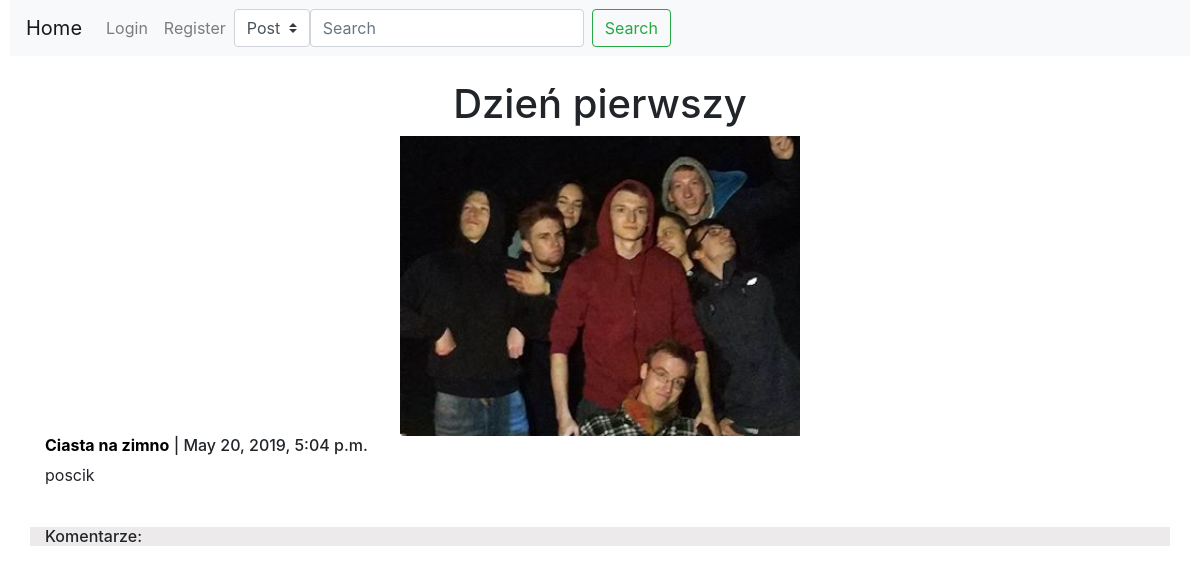
/post/33/, run on an earlier commit of the app's database.
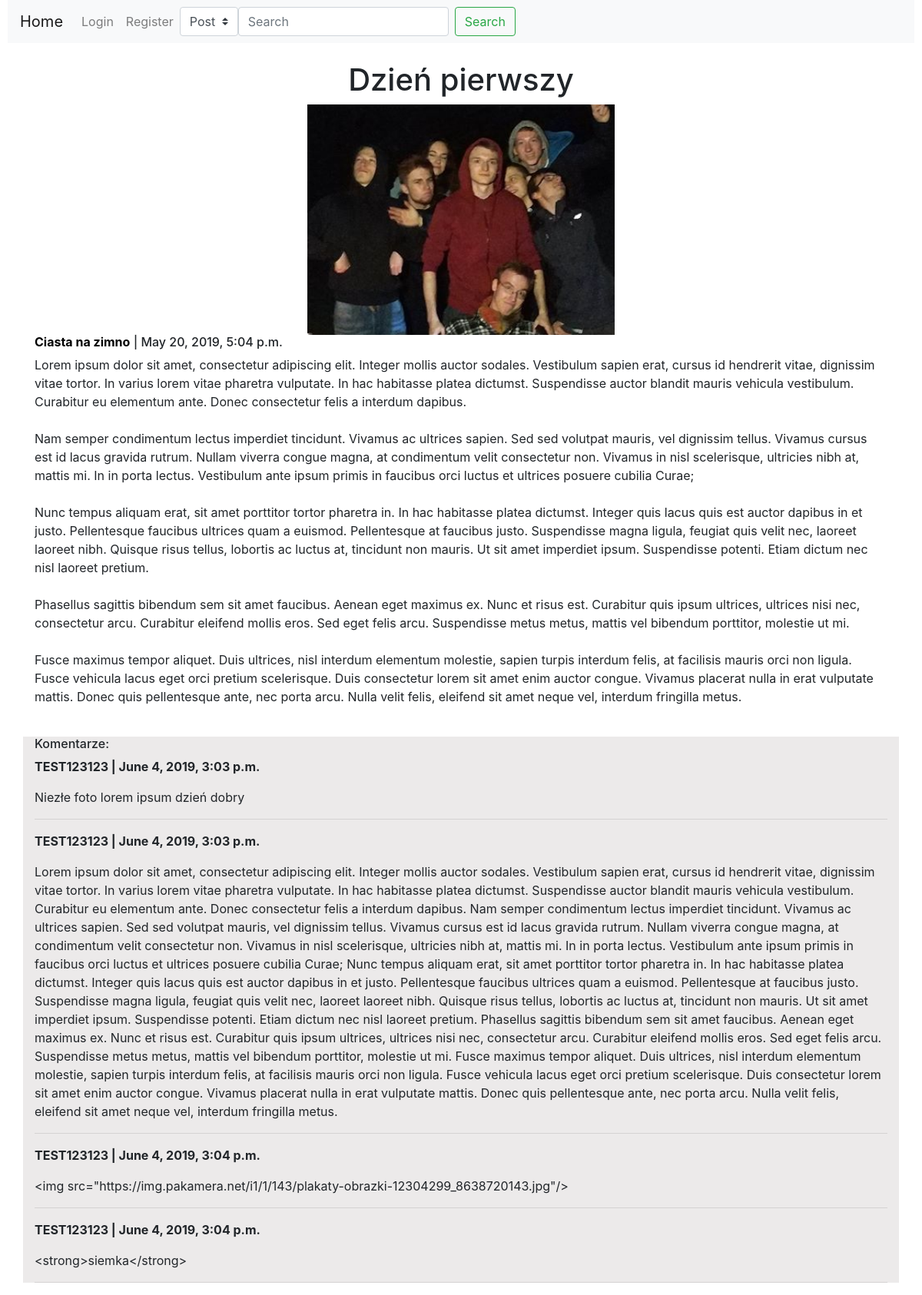
And on a later commit of the database.
### Blog/models.py (models this page shows)
class Post(models.Model):
    IDPost=models.AutoField(primary_key=True)
    Tytul=models.CharField(max_length=128)
    Tresc=models.TextField()
    Data=models.DateTimeField(default=timezone.now)
    IDBlog=models.ForeignKey(Blog,on_delete=models.CASCADE)
    Haslo=models.CharField(max_length=8,blank=True)
    Obraz=models.ImageField(upload_to=path_and_renamePost,default='Obrazki/default_pic.jpg',blank=True)

class Blog(models.Model):
    IDBlog=models.AutoField(primary_key=True)
    Nazwa=models.CharField(max_length=128)
    IDAutor=models.ForeignKey(User,on_delete=models.CASCADE)

class Komentarz(models.Model):
    IDKomentarz=models.AutoField(primary_key=True)
    IDUzytkownik=models.ForeignKey(User,on_delete=models.CASCADE)
    IDPost=models.ForeignKey(Post,on_delete=models.CASCADE)
    Data=models.DateTimeField(default=timezone.now)
    Tresc=models.TextField()

### Blog/views.py (the view)
# urls.py: path('post/<int:post_id>/', views.post, name='post'),
def post(request,post_id):
    czyPodanoWczesniej = 'nie'
    post = models.Post.objects.get(IDPost=post_id)
    komentarze = models.Komentarz.objects.filter(IDPost=post_id)
    if request.method == 'POST':
        if request.POST.get('IdKomenta'): # jezeli jest takie pole to znaczy ze moze byc usuwanie
            if post.IDBlog.IDAutor == request.user:# jezeli to sie nie zgadza to znaczy ze ktos chce nas oszukac
                try:
                    komentarzDoWywalenia= models.Komentarz.objects.get(IDKomentarz=request.POST.get('IdKomenta'))
                except:
                    messages.error(request,"Nie ma takiego komentarza do usunięcia!")
                    return render(request,'Blog/post.html',{'post':post,'komentarze': komentarze})
                messages.success(request,f"Usunięto komentarz {komentarzDoWywalenia.IDUzytkownik.username}")
                komentarzDoWywalenia.delete()
                komantarze=models.Komentarz.objects.filter(IDPost=post_id)# ponowne wczytanie listy komentarzy
                return render(request,'Blog/post.html',{'post':post,'komentarze': komentarze})
            else:
                messages.error(request,"Nie jesteś właścicielem posta!!!")
                return render(request,'Blog/post.html',{'post':post,'komentarze': komentarze})
        haslo = request.POST.get('PasswordCheck',False)
        if post.Haslo == haslo:
            request.session[str(post.IDPost)] = 'wprowadzone'
            return render(request,'Blog/post.html',{'post':post,'komentarze': komentarze})
        else:
            messages.error(request,'Podano błędne hasło')
            return redirect('home')
    else:
        if post.Haslo!='' and post.IDBlog.IDAutor != request.user:
            czyPodanoWczesniej = request.session.get(str(post.IDPost))
            if czyPodanoWczesniej == 'wprowadzone':
                return render(request,'Blog/post.html',{'post':post,'komentarze': komentarze})
            else:
                messages.error(request,'Post chroniony hasłem')
                return redirect('home')
        else:
            return render(request,'Blog/post.html',{'post':post,'komentarze': komentarze})

### Blog/templates/Blog/post.html (shortened to what this page needs)
{%extends "Blog/base.html"%}
{%block content%}
<div class="media">
  <div class="media-body container">
    <div class="text-center">
      <h1 class="mt-0">{{post.Tytul}}</h1>
      <img src="/Obrazki/{{post.Obraz}}" height="300px">
    </div>
    <a class="" href="/blog/{{post.IDBlog.IDBlog}}"><h6 class='mt-0'><strong>{{post.IDBlog.Nazwa}}</strong> </a> | {{post.Data}}</h6>
    <p style="float:left; white-space: pre-wrap">{{post.Tresc}}</p>
  </div>
</div>
<br>
<div class="container" style="background-color:rgb(236, 234, 234)" >
  <h6>Komentarze:</h6>
  {%if komentarze%}
  {%for komentarz in komentarze%}
  <div>
    <div class="row">
      <div class="col-auto">
        <p><strong>{{komentarz.IDUzytkownik.username}} | {{komentarz.Data}}</strong></p>
      </div>
    </div>
      <p>{{komentarz.Tresc}} </p>
    <hr>
  </div>
  {%endfor%}
  {%endif%}
{%endblock content%}

### Blog/templates/Blog/base.html (shortened to what this page needs)
{% load static %}
<!DOCTYPE html>
<html>
<head>
<link rel="stylesheet" href="https://stackpath.bootstrapcdn.com/bootstrap/4.3.1/css/bootstrap.min.css">
<link rel="stylesheet" href="https://use.fontawesome.com/releases/v5.8.1/css/all.css">
<link rel="stylesheet" href="{% static 'Blog/style.css' %}">
</head>
<body>
<div id=BigContainer style="margin-left:10px;margin-right:10px">
{% block NavigationBar %}
<nav class="navbar navbar-expand-lg navbar-light bg-light">
            <a class="navbar-brand" href="{%url 'home'%}">Home</a>
            <div class="collapse navbar-collapse" id="navbarSupportedContent">
              <ul class="navbar-nav mr-auto">
                <li class="nav-item">
            {%if not user.is_authenticated%}
                  <a class="nav-link" href="{%url 'login'%}">Login</a>
                </li>
                <li class="nav-item">
                  <a class="nav-link" href="{%url 'registration'%}">Register</a>
                </li>
                {%endif%}
                  <div class="input-group">
                        <form class="form-inline my-2 my-lg-0" method="GET" action="{% url 'search' %}">
                        <select class="custom-select" name="typ">
                              <option {%if type == 'Post' %} selected {%endif%} value="Post">Post</option>
                        </select>
                        <input class="form-control mr-sm-2" type="text" placeholder="Search" aria-label="Search" name="search" {% if phase %} value="{{ phase}}"{%endif%} >
                        <button class="btn btn-outline-success my-2 my-sm-0" type="submit">Search</button>
                        </form>
                  </div>
            </div>
          </nav>
{% endblock %}
      <br>
{%block content%}
{%endblock%}
      </div>
</div>
</body>
</html>

### Blog/static/Blog/style.css (style rules this page uses)
:root { --color-one:#D38B5D; --color-two:#f3ffb6; --color-three:rgb(135, 74, 36); --color-slogan:rgb(101, 48, 17); }
a { color: black; }

What changed in the data, as far as the page shows it:
changed Post "Dzień pierwszy": Tresc "poscik" → "Lorem ipsum dolor sit amet, consectetur adipiscing elit. Integer mollis auctor sodales. Vestibulum sapien erat, cursus id hendrerit vitae, dignissim vitae tortor. In varius lorem vitae pharetra vulputate. In hac habitasse platea dictumst. Suspendisse auctor blandit mauris vehicula vestibulum. Curabitur eu elementum ante. Donec consectetur felis a interdum dapibus. Nam semper condimentum lectus imperdiet tincidunt. Vivamus ac ultrices sapien. Sed sed volutpat mauris, vel dignissim tellus. Vivamus cursus est id lacus gravida rutrum. Nullam viverra congue magna, at condimentum velit consectetur non. Vivamus in nisl scelerisque, ultricies nibh at, mattis mi. In in porta lectus. Vestibulum ante…"
added Komentarz: IDUzytkownik.username "TEST123123", Data "June 4, 2019, 3:03 p.m.", Tresc "Niezłe foto lorem ipsum dzień dobry"
added Komentarz: IDUzytkownik.username "TEST123123", Data "June 4, 2019, 3:03 p.m.", Tresc "Lorem ipsum dolor sit amet, consectetur adipiscing elit. Integer mollis auctor sodales. Vestibulum sapien erat, cursus id hendrerit vitae, dignissim vitae tortor. In varius lorem vitae pharetra vulputate. In hac habitasse platea dictumst. Suspendisse auctor blandit mauris vehicula vestibulum. Curabitur eu elementum ante. Donec consectetur felis a interdum dapibus. Nam semper condimentum lectus imperdiet tincidunt. Vivamus ac ultrices sapien. Sed sed volutpat mauris, vel dignissim tellus. Vivamus cursus est id lacus gravida rutrum. Nullam viverra congue magna, at condimentum velit consectetur non. Vivamus in nisl scelerisque, ultricies nibh at, mattis mi. In in porta lectus. Vestibulum ante…"
added Komentarz: IDUzytkownik.username "TEST123123", Data "June 4, 2019, 3:04 p.m.", Tresc "<img src=\"https://img.pakamera.net/i1/1/143/plakaty-obrazki-12304299_8638720143.jpg\"/>"
added Komentarz: IDUzytkownik.username "TEST123123", Data "June 4, 2019, 3:04 p.m.", Tresc "<strong>siemka</strong>"
